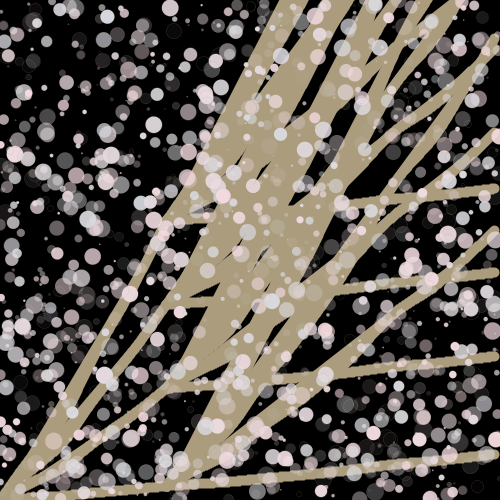
Frame 1 (no input)
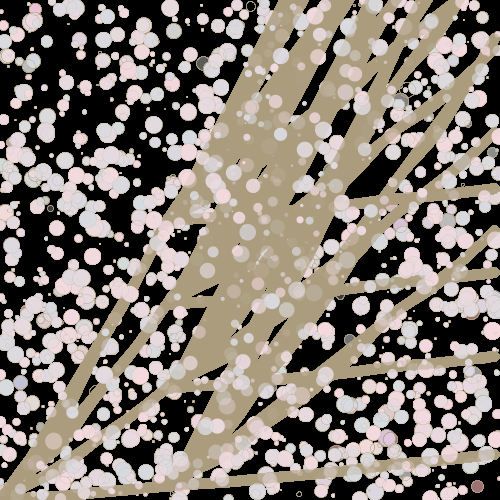
Frame 60 (the mouse pressed at the canvas centre just before this capture)
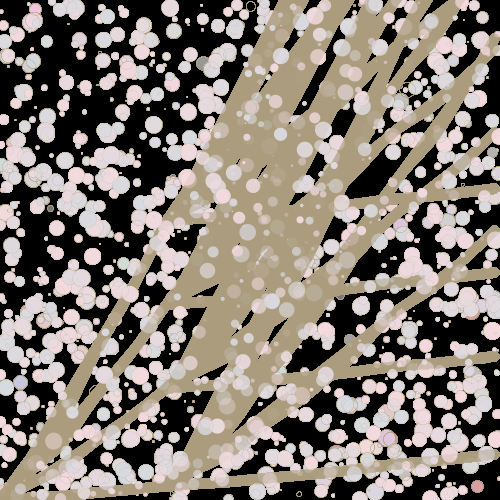
Frame 120 (the mouse held since frame 60 and released just before this capture)

The Processing sketch that drew these frames (run headless with seeded random() and noise(); from frame 60 on, the mouse is pressed at the canvas centre):

// Processing sketch: test3
// ── test3.pde
Branch b1;
ArrayList<Leaf> leaves;

void setup(){
  //fullScreen();
  size(500, 500);
  background(0);
 
  b1 = new Branch(0, height, 10, 0.5, "UP", 2);
  
  leaves = new ArrayList<Leaf>();
  for(int i = 0; i < 1500; i++){
    leaves.add(new Leaf(random(0, width), random(0, height), random(1, 17.5), "SPRING"));
  }
  
}


void draw(){
  b1.displayAll();
  for(Leaf l: leaves){
    //l.seasonCheck();
    l.display();
  }
  
  
  //background(0);
}

// ── Branch.pde
class Branch{
  Branch(float xIn, float yIn, float sizeIn, float lIn, String typeIn, int tIn){
    x = xIn;
    y = yIn;
    size = sizeIn;
    time = 5;
    type = typeIn;
    t = tIn;

    l = lIn;
    
    vectors = new ArrayList<PVector>();
    children = new ArrayList<Branch>();
    vectors.add(new PVector(x, y));
    
    while(x<width-width/l){ //while x is less than the width minus the interval
      vectors.add(new PVector(x, y)); //point is added to the vectors
      if(type.equals("UP")){ //if the type is up
        y -=(noise(time)*2); //2 //y is subtracted by a greater interval
      } else if(type.equals("REALLYUP")){
        y -=(noise(time)*5); //3.5
      } else if(type.equals("BACKWARD")){
        y -=(noise(time)*3.5);
      } else if (type.equals("DOWN")){ //if type is down
        y -=(noise(time)*.25); //y is subracted by a lesser interval
      } else {
        println("error in type inside display function"); //if there is no type
      }
      x++;
      /*
      if(type.equals("BACKWARD")){
       // x--; //doesn't work
      } else {
        x++;
      }
      */
       time += 0.01; // time is incrimented
      }
      
    if(t>0){
      println(t);
      if(t!=1){
       // println("end vector x: " + vectors.get(vectors.size()-1).x + " end vector y: " + vectors.get(vectors.size()-1).y);
        children.add(new Branch(vectors.get(vectors.size()-1).x, vectors.get(vectors.size()-1).y, size, l+1, "BACKWARD", t-1));
        children.add(new Branch(vectors.get(vectors.size()-1).x, vectors.get(vectors.size()-1).y, size, l+1, "REALLYUP", t-1));
        children.add(new Branch(vectors.get(vectors.size()-1).x, vectors.get(vectors.size()-1).y, size, l+1, "UP", t-1));
        children.add(new Branch(vectors.get(vectors.size()-1).x, vectors.get(vectors.size()-1).y, size, l+1, "DOWN", t-1));
      } else {
        // println("end vector x: " + vectors.get(vectors.size()-1).x + " end vector y: " + vectors.get(vectors.size()-1).y);
        children.add(new Branch(vectors.get(vectors.size()-1).x, vectors.get(vectors.size()-1).y, size, 100, "BACKWARD", t-1));
        children.add(new Branch(vectors.get(vectors.size()-1).x, vectors.get(vectors.size()-1).y, size, 100, "REALLYUP", t-1));
        children.add(new Branch(vectors.get(vectors.size()-1).x, vectors.get(vectors.size()-1).y, size, 100, "UP", t-1));
        children.add(new Branch(vectors.get(vectors.size()-1).x, vectors.get(vectors.size()-1).y, size, 100, "DOWN", t-1));
      }
    } else{
      //println("done");
    }
  }
  
  void displayAll(){
    //background(255);
    stroke(#AA9C7D);
    strokeWeight(size);
    fill(#AA9C7D);
    beginShape();
    for(PVector pv: vectors){
      vertex(pv.x, pv.y);
    }
    endShape();
   for(Branch b: children){
     b.displayAll();
   }
  }


  float x;
  float y;
  float size;
  float time;
  float l;
  String type;
  int t;
  
  ArrayList<PVector> vectors;
  ArrayList<Branch> children;
}

// ── Leaf.pde
class Leaf{
  Leaf(float xIn, float yIn, float sizeIn, String seasIn){
    x = xIn; 
    y = yIn;
    size = sizeIn;
    season = seasIn;
    seasonCheck();
  }
  
  void display(){
    fill(fill);
    strokeWeight(0);
    circle(x, y, size);
  }
  
  void seasonCheck(){
    if(season.equals("WINTER")){
      fill = color(173, 216, random(200, 230), random(255));
    } else if(season.equals("SPRING")){
      fill = color(random(215, 245),218,223, random(255));
    } else if(season.equals("SUMMER")){
      fill = color(144, 238, 144, random(255));
    } else if(season.equals("FALL")){
      int which = int(random(1, 4));
      if(which == 1){
        fill = color(random(235, 255), 102, 51, random(255)); //light orange red
      } else if(which == 2){
        fill = color(random(220, 250), 181, 127, random(255)); // light orange
      } else if(which == 3){
        fill = color(random(220, 250), 242, 127, random(255)); //light yellow
      }
      
    }
  }

  float x, y;
  float size;
  String season;
  color fill;
  
}
